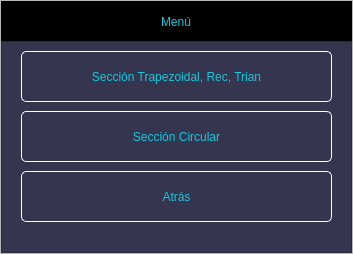
<?xml version="1.0" encoding="UTF-8"?>
<ui version="4.0">
 <class>MainWindow</class>
 <widget class="QMainWindow" name="MainWindow">
  <property name="geometry">
   <rect>
    <x>0</x>
    <y>0</y>
    <width>353</width>
    <height>254</height>
   </rect>
  </property>
  <property name="windowTitle">
   <string>MainWindow</string>
  </property>
  <widget class="QWidget" name="centralwidget">
   <layout class="QVBoxLayout" name="verticalLayout">
    <property name="spacing">
     <number>0</number>
    </property>
    <property name="leftMargin">
     <number>0</number>
    </property>
    <property name="topMargin">
     <number>0</number>
    </property>
    <property name="rightMargin">
     <number>0</number>
    </property>
    <property name="bottomMargin">
     <number>0</number>
    </property>
    <item>
     <widget class="QFrame" name="frame">
      <property name="frameShape">
       <enum>QFrame::StyledPanel</enum>
      </property>
      <property name="frameShadow">
       <enum>QFrame::Raised</enum>
      </property>
      <layout class="QVBoxLayout" name="verticalLayout_2" stretch="0,0">
       <property name="spacing">
        <number>0</number>
       </property>
       <property name="leftMargin">
        <number>0</number>
       </property>
       <property name="topMargin">
        <number>0</number>
       </property>
       <property name="rightMargin">
        <number>0</number>
       </property>
       <property name="bottomMargin">
        <number>0</number>
       </property>
       <item>
        <widget class="QFrame" name="frame_superior">
         <property name="maximumSize">
          <size>
           <width>16777215</width>
           <height>40</height>
          </size>
         </property>
         <property name="styleSheet">
          <string notr="true">QFrame{
background-color:rgb(0, 0, 0);
}

QPushButton{
background-color: #000000ff;
border-radius:20px;
}

QPushButton:hover{
background-color:rgb(53, 53, 79);
border-radius:20px;
}</string>
         </property>
         <property name="frameShape">
          <enum>QFrame::StyledPanel</enum>
         </property>
         <property name="frameShadow">
          <enum>QFrame::Raised</enum>
         </property>
         <widget class="QLabel" name="label">
          <property name="geometry">
           <rect>
            <x>160</x>
            <y>10</y>
            <width>61</width>
            <height>21</height>
           </rect>
          </property>
          <property name="styleSheet">
           <string notr="true">font: 87 12pt &quot;Arial Black&quot;;
color: rgb(20, 200, 220);</string>
          </property>
          <property name="text">
           <string>Menú </string>
          </property>
         </widget>
         <widget class="QPushButton" name="bt_cerrar">
          <property name="geometry">
           <rect>
            <x>300</x>
            <y>0</y>
            <width>40</width>
            <height>40</height>
           </rect>
          </property>
          <property name="minimumSize">
           <size>
            <width>40</width>
            <height>40</height>
           </size>
          </property>
          <property name="maximumSize">
           <size>
            <width>16777215</width>
            <height>16777215</height>
           </size>
          </property>
          <property name="styleSheet">
           <string notr="true"/>
          </property>
          <property name="text">
           <string/>
          </property>
          <property name="icon">
           <iconset>
            <normaloff>Imágenes/cerrar2.png</normaloff>Imágenes/cerrar2.png</iconset>
          </property>
          <property name="iconSize">
           <size>
            <width>20</width>
            <height>20</height>
           </size>
          </property>
         </widget>
         <widget class="QPushButton" name="bt_minimizar">
          <property name="geometry">
           <rect>
            <x>260</x>
            <y>0</y>
            <width>40</width>
            <height>40</height>
           </rect>
          </property>
          <property name="minimumSize">
           <size>
            <width>40</width>
            <height>40</height>
           </size>
          </property>
          <property name="maximumSize">
           <size>
            <width>16777215</width>
            <height>16777215</height>
           </size>
          </property>
          <property name="styleSheet">
           <string notr="true"/>
          </property>
          <property name="text">
           <string/>
          </property>
          <property name="icon">
           <iconset>
            <normaloff>Imágenes/minimizar.png</normaloff>Imágenes/minimizar.png</iconset>
          </property>
          <property name="iconSize">
           <size>
            <width>20</width>
            <height>20</height>
           </size>
          </property>
         </widget>
        </widget>
       </item>
       <item>
        <widget class="QFrame" name="frame_3">
         <property name="styleSheet">
          <string notr="true">QFrame{
background-color:rgb(53,53,79);
}

QPushButton{
font:87 12pt&quot;Arial Black&quot;;
background-color:#000000ff;
color:rgb(20,200,220);
border-radius:5px;
border:1px solid white;
}


QPushButton:hover{
background-color:black;
}</string>
         </property>
         <property name="frameShape">
          <enum>QFrame::StyledPanel</enum>
         </property>
         <property name="frameShadow">
          <enum>QFrame::Raised</enum>
         </property>
         <widget class="QPushButton" name="Trapezoidal">
          <property name="geometry">
           <rect>
            <x>20</x>
            <y>10</y>
            <width>311</width>
            <height>51</height>
           </rect>
          </property>
          <property name="text">
           <string>Sección Trapezoidal, Rec, Trian</string>
          </property>
          <property name="checkable">
           <bool>false</bool>
          </property>
          <property name="autoRepeat">
           <bool>false</bool>
          </property>
         </widget>
         <widget class="QPushButton" name="Circular">
          <property name="geometry">
           <rect>
            <x>20</x>
            <y>70</y>
            <width>311</width>
            <height>51</height>
           </rect>
          </property>
          <property name="text">
           <string>Sección Circular</string>
          </property>
         </widget>
         <widget class="QPushButton" name="Atras">
          <property name="geometry">
           <rect>
            <x>20</x>
            <y>130</y>
            <width>311</width>
            <height>51</height>
           </rect>
          </property>
          <property name="text">
           <string>Atrás</string>
          </property>
         </widget>
        </widget>
       </item>
      </layout>
     </widget>
    </item>
   </layout>
  </widget>
 </widget>
 <resources/>
 <connections/>
</ui>
